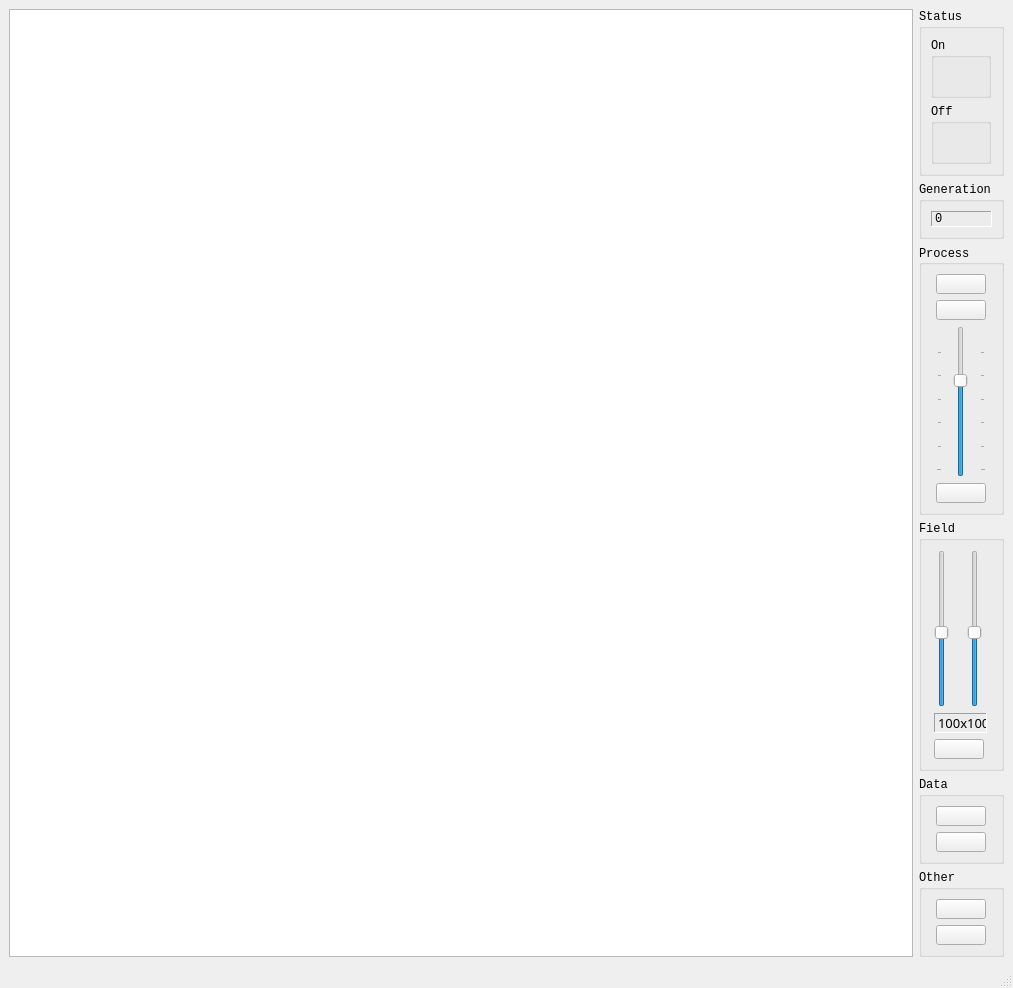
<?xml version="1.0" encoding="UTF-8"?>
<ui version="4.0">
 <class>MainWindow</class>
 <widget class="QMainWindow" name="MainWindow">
  <property name="geometry">
   <rect>
    <x>0</x>
    <y>0</y>
    <width>1013</width>
    <height>962</height>
   </rect>
  </property>
  <property name="windowTitle">
   <string>Conway's Life Simulation</string>
  </property>
  <widget class="QWidget" name="centralwidget">
   <layout class="QGridLayout" name="gridLayout_3">
    <item row="0" column="0">
     <layout class="QHBoxLayout" name="horizontalLayout">
      <item>
       <widget class="LifeWidget" name="graphicsView">
        <property name="minimumSize">
         <size>
          <width>900</width>
          <height>900</height>
         </size>
        </property>
        <property name="maximumSize">
         <size>
          <width>16777215</width>
          <height>16777215</height>
         </size>
        </property>
        <property name="cursor" stdset="0">
         <cursorShape>CrossCursor</cursorShape>
        </property>
       </widget>
      </item>
      <item>
       <layout class="QVBoxLayout" name="verticalLayout">
        <item>
         <widget class="QGroupBox" name="groupBox_1">
          <property name="minimumSize">
           <size>
            <width>85</width>
            <height>0</height>
           </size>
          </property>
          <property name="maximumSize">
           <size>
            <width>85</width>
            <height>16777215</height>
           </size>
          </property>
          <property name="font">
           <font>
            <family>Courier New</family>
            <pointsize>9</pointsize>
           </font>
          </property>
          <property name="title">
           <string>Status</string>
          </property>
          <layout class="QGridLayout" name="gridLayout_5">
           <item row="1" column="0">
            <widget class="QGroupBox" name="groupBox_5">
             <property name="minimumSize">
              <size>
               <width>60</width>
               <height>60</height>
              </size>
             </property>
             <property name="maximumSize">
              <size>
               <width>60</width>
               <height>16777215</height>
              </size>
             </property>
             <property name="font">
              <font>
               <family>Courier New</family>
               <pointsize>9</pointsize>
              </font>
             </property>
             <property name="title">
              <string>Off</string>
             </property>
             <layout class="QGridLayout" name="gridLayout_7">
              <item row="0" column="0">
               <widget class="LED" name="label_3">
                <property name="minimumSize">
                 <size>
                  <width>20</width>
                  <height>20</height>
                 </size>
                </property>
                <property name="maximumSize">
                 <size>
                  <width>20</width>
                  <height>20</height>
                 </size>
                </property>
                <property name="frameShadow">
                 <enum>QFrame::Plain</enum>
                </property>
                <property name="text">
                 <string/>
                </property>
               </widget>
              </item>
             </layout>
            </widget>
           </item>
           <item row="0" column="0">
            <widget class="QGroupBox" name="groupBox">
             <property name="minimumSize">
              <size>
               <width>60</width>
               <height>60</height>
              </size>
             </property>
             <property name="maximumSize">
              <size>
               <width>60</width>
               <height>60</height>
              </size>
             </property>
             <property name="font">
              <font>
               <family>Courier New</family>
               <pointsize>9</pointsize>
               <weight>50</weight>
               <bold>false</bold>
              </font>
             </property>
             <property name="title">
              <string>On</string>
             </property>
             <property name="flat">
              <bool>false</bool>
             </property>
             <property name="checkable">
              <bool>false</bool>
             </property>
             <layout class="QGridLayout" name="gridLayout_6">
              <item row="0" column="0">
               <widget class="LED" name="label_2">
                <property name="minimumSize">
                 <size>
                  <width>20</width>
                  <height>20</height>
                 </size>
                </property>
                <property name="maximumSize">
                 <size>
                  <width>20</width>
                  <height>20</height>
                 </size>
                </property>
                <property name="baseSize">
                 <size>
                  <width>0</width>
                  <height>0</height>
                 </size>
                </property>
                <property name="contextMenuPolicy">
                 <enum>Qt::DefaultContextMenu</enum>
                </property>
                <property name="styleSheet">
                 <string notr="true"/>
                </property>
                <property name="frameShape">
                 <enum>QFrame::NoFrame</enum>
                </property>
                <property name="frameShadow">
                 <enum>QFrame::Plain</enum>
                </property>
                <property name="lineWidth">
                 <number>1</number>
                </property>
                <property name="text">
                 <string/>
                </property>
               </widget>
              </item>
             </layout>
            </widget>
           </item>
          </layout>
         </widget>
        </item>
        <item>
         <widget class="QGroupBox" name="groupBox_7">
          <property name="minimumSize">
           <size>
            <width>85</width>
            <height>0</height>
           </size>
          </property>
          <property name="maximumSize">
           <size>
            <width>85</width>
            <height>16777215</height>
           </size>
          </property>
          <property name="font">
           <font>
            <family>Courier New</family>
            <pointsize>9</pointsize>
           </font>
          </property>
          <property name="title">
           <string>Generation</string>
          </property>
          <layout class="QGridLayout" name="gridLayout_9">
           <item row="0" column="0">
            <widget class="QLabel" name="label_4">
             <property name="frameShape">
              <enum>QFrame::Panel</enum>
             </property>
             <property name="frameShadow">
              <enum>QFrame::Sunken</enum>
             </property>
             <property name="text">
              <string>0</string>
             </property>
            </widget>
           </item>
          </layout>
         </widget>
        </item>
        <item>
         <widget class="QGroupBox" name="groupBox_2">
          <property name="minimumSize">
           <size>
            <width>85</width>
            <height>270</height>
           </size>
          </property>
          <property name="maximumSize">
           <size>
            <width>85</width>
            <height>16777215</height>
           </size>
          </property>
          <property name="font">
           <font>
            <family>Courier New</family>
            <pointsize>9</pointsize>
           </font>
          </property>
          <property name="title">
           <string>Process</string>
          </property>
          <property name="alignment">
           <set>Qt::AlignLeading|Qt::AlignLeft|Qt::AlignVCenter</set>
          </property>
          <layout class="QGridLayout" name="gridLayout">
           <property name="topMargin">
            <number>9</number>
           </property>
           <property name="bottomMargin">
            <number>9</number>
           </property>
           <property name="verticalSpacing">
            <number>6</number>
           </property>
           <item row="0" column="0">
            <widget class="QPushButton" name="pushButton_1">
             <property name="minimumSize">
              <size>
               <width>50</width>
               <height>20</height>
              </size>
             </property>
             <property name="maximumSize">
              <size>
               <width>50</width>
               <height>20</height>
              </size>
             </property>
             <property name="cursor">
              <cursorShape>PointingHandCursor</cursorShape>
             </property>
             <property name="toolTip">
              <string/>
             </property>
             <property name="toolTipDuration">
              <number>-1</number>
             </property>
             <property name="statusTip">
              <string/>
             </property>
             <property name="whatsThis">
              <string/>
             </property>
             <property name="accessibleDescription">
              <string/>
             </property>
             <property name="text">
              <string/>
             </property>
            </widget>
           </item>
           <item row="1" column="0">
            <widget class="QPushButton" name="pushButton_2">
             <property name="minimumSize">
              <size>
               <width>50</width>
               <height>20</height>
              </size>
             </property>
             <property name="maximumSize">
              <size>
               <width>50</width>
               <height>20</height>
              </size>
             </property>
             <property name="cursor">
              <cursorShape>PointingHandCursor</cursorShape>
             </property>
             <property name="text">
              <string/>
             </property>
            </widget>
           </item>
           <item row="3" column="0">
            <widget class="QPushButton" name="pushButton_3">
             <property name="minimumSize">
              <size>
               <width>50</width>
               <height>20</height>
              </size>
             </property>
             <property name="maximumSize">
              <size>
               <width>50</width>
               <height>20</height>
              </size>
             </property>
             <property name="cursor">
              <cursorShape>PointingHandCursor</cursorShape>
             </property>
             <property name="text">
              <string/>
             </property>
            </widget>
           </item>
           <item row="2" column="0">
            <widget class="QSlider" name="verticalSlider_1">
             <property name="sizePolicy">
              <sizepolicy hsizetype="Minimum" vsizetype="Expanding">
               <horstretch>0</horstretch>
               <verstretch>0</verstretch>
              </sizepolicy>
             </property>
             <property name="cursor">
              <cursorShape>SizeVerCursor</cursorShape>
             </property>
             <property name="mouseTracking">
              <bool>false</bool>
             </property>
             <property name="minimum">
              <number>50</number>
             </property>
             <property name="maximum">
              <number>1500</number>
             </property>
             <property name="singleStep">
              <number>50</number>
             </property>
             <property name="pageStep">
              <number>50</number>
             </property>
             <property name="value">
              <number>1000</number>
             </property>
             <property name="orientation">
              <enum>Qt::Vertical</enum>
             </property>
             <property name="invertedAppearance">
              <bool>false</bool>
             </property>
             <property name="invertedControls">
              <bool>false</bool>
             </property>
             <property name="tickPosition">
              <enum>QSlider::TicksBothSides</enum>
             </property>
             <property name="tickInterval">
              <number>250</number>
             </property>
            </widget>
           </item>
          </layout>
         </widget>
        </item>
        <item>
         <widget class="QGroupBox" name="groupBox_3">
          <property name="minimumSize">
           <size>
            <width>85</width>
            <height>250</height>
           </size>
          </property>
          <property name="maximumSize">
           <size>
            <width>100</width>
            <height>500</height>
           </size>
          </property>
          <property name="font">
           <font>
            <family>Courier New</family>
            <pointsize>9</pointsize>
           </font>
          </property>
          <property name="title">
           <string>Field</string>
          </property>
          <layout class="QGridLayout" name="gridLayout_2">
           <property name="horizontalSpacing">
            <number>9</number>
           </property>
           <item row="0" column="1">
            <widget class="QSlider" name="verticalSlider_3">
             <property name="cursor">
              <cursorShape>SizeVerCursor</cursorShape>
             </property>
             <property name="minimum">
              <number>10</number>
             </property>
             <property name="maximum">
              <number>200</number>
             </property>
             <property name="singleStep">
              <number>5</number>
             </property>
             <property name="value">
              <number>100</number>
             </property>
             <property name="orientation">
              <enum>Qt::Vertical</enum>
             </property>
             <property name="tickPosition">
              <enum>QSlider::NoTicks</enum>
             </property>
            </widget>
           </item>
           <item row="0" column="0">
            <widget class="QSlider" name="verticalSlider_2">
             <property name="cursor">
              <cursorShape>SizeVerCursor</cursorShape>
             </property>
             <property name="minimum">
              <number>10</number>
             </property>
             <property name="maximum">
              <number>200</number>
             </property>
             <property name="singleStep">
              <number>5</number>
             </property>
             <property name="value">
              <number>100</number>
             </property>
             <property name="orientation">
              <enum>Qt::Vertical</enum>
             </property>
             <property name="tickPosition">
              <enum>QSlider::NoTicks</enum>
             </property>
            </widget>
           </item>
           <item row="1" column="0" colspan="2">
            <widget class="QLabel" name="label">
             <property name="minimumSize">
              <size>
               <width>50</width>
               <height>20</height>
              </size>
             </property>
             <property name="maximumSize">
              <size>
               <width>100</width>
               <height>20</height>
              </size>
             </property>
             <property name="font">
              <font>
               <family>Ebrima</family>
               <pointsize>10</pointsize>
               <weight>50</weight>
               <bold>false</bold>
              </font>
             </property>
             <property name="autoFillBackground">
              <bool>false</bool>
             </property>
             <property name="frameShape">
              <enum>QFrame::Panel</enum>
             </property>
             <property name="frameShadow">
              <enum>QFrame::Sunken</enum>
             </property>
             <property name="text">
              <string>100x100</string>
             </property>
             <property name="textFormat">
              <enum>Qt::AutoText</enum>
             </property>
             <property name="wordWrap">
              <bool>false</bool>
             </property>
            </widget>
           </item>
           <item row="2" column="0" colspan="2">
            <widget class="QPushButton" name="pushButton_4">
             <property name="minimumSize">
              <size>
               <width>50</width>
               <height>20</height>
              </size>
             </property>
             <property name="maximumSize">
              <size>
               <width>50</width>
               <height>20</height>
              </size>
             </property>
             <property name="cursor">
              <cursorShape>PointingHandCursor</cursorShape>
             </property>
             <property name="text">
              <string/>
             </property>
            </widget>
           </item>
          </layout>
         </widget>
        </item>
        <item>
         <widget class="QGroupBox" name="groupBox_4">
          <property name="minimumSize">
           <size>
            <width>85</width>
            <height>0</height>
           </size>
          </property>
          <property name="maximumSize">
           <size>
            <width>85</width>
            <height>16777215</height>
           </size>
          </property>
          <property name="font">
           <font>
            <family>Courier New</family>
            <pointsize>9</pointsize>
           </font>
          </property>
          <property name="title">
           <string>Data</string>
          </property>
          <layout class="QGridLayout" name="gridLayout_8">
           <item row="0" column="0">
            <widget class="QPushButton" name="pushButton_5">
             <property name="minimumSize">
              <size>
               <width>50</width>
               <height>20</height>
              </size>
             </property>
             <property name="maximumSize">
              <size>
               <width>50</width>
               <height>20</height>
              </size>
             </property>
             <property name="cursor">
              <cursorShape>PointingHandCursor</cursorShape>
             </property>
             <property name="text">
              <string/>
             </property>
            </widget>
           </item>
           <item row="1" column="0">
            <widget class="QPushButton" name="pushButton_6">
             <property name="minimumSize">
              <size>
               <width>50</width>
               <height>20</height>
              </size>
             </property>
             <property name="maximumSize">
              <size>
               <width>50</width>
               <height>20</height>
              </size>
             </property>
             <property name="cursor">
              <cursorShape>PointingHandCursor</cursorShape>
             </property>
             <property name="text">
              <string/>
             </property>
            </widget>
           </item>
          </layout>
         </widget>
        </item>
        <item>
         <widget class="QGroupBox" name="groupBox_6">
          <property name="minimumSize">
           <size>
            <width>85</width>
            <height>0</height>
           </size>
          </property>
          <property name="maximumSize">
           <size>
            <width>85</width>
            <height>16777215</height>
           </size>
          </property>
          <property name="font">
           <font>
            <family>Courier New</family>
            <pointsize>9</pointsize>
           </font>
          </property>
          <property name="title">
           <string>Other</string>
          </property>
          <layout class="QGridLayout" name="gridLayout_4">
           <item row="0" column="0">
            <widget class="QPushButton" name="pushButton_7">
             <property name="minimumSize">
              <size>
               <width>50</width>
               <height>20</height>
              </size>
             </property>
             <property name="maximumSize">
              <size>
               <width>50</width>
               <height>20</height>
              </size>
             </property>
             <property name="cursor">
              <cursorShape>PointingHandCursor</cursorShape>
             </property>
             <property name="text">
              <string/>
             </property>
            </widget>
           </item>
           <item row="1" column="0">
            <widget class="QPushButton" name="pushButton_8">
             <property name="minimumSize">
              <size>
               <width>50</width>
               <height>20</height>
              </size>
             </property>
             <property name="maximumSize">
              <size>
               <width>50</width>
               <height>20</height>
              </size>
             </property>
             <property name="cursor">
              <cursorShape>PointingHandCursor</cursorShape>
             </property>
             <property name="text">
              <string/>
             </property>
            </widget>
           </item>
          </layout>
         </widget>
        </item>
        <item>
         <spacer name="verticalSpacer">
          <property name="orientation">
           <enum>Qt::Vertical</enum>
          </property>
          <property name="sizeHint" stdset="0">
           <size>
            <width>20</width>
            <height>40</height>
           </size>
          </property>
         </spacer>
        </item>
       </layout>
      </item>
     </layout>
    </item>
   </layout>
  </widget>
  <widget class="QMenuBar" name="menubar">
   <property name="geometry">
    <rect>
     <x>0</x>
     <y>0</y>
     <width>1013</width>
     <height>20</height>
    </rect>
   </property>
  </widget>
  <widget class="QStatusBar" name="statusbar"/>
 </widget>
 <customwidgets>
  <customwidget>
   <class>LifeWidget</class>
   <extends>QGraphicsView</extends>
   <header>Interface/LifeWidget/lifewidget.h</header>
  </customwidget>
  <customwidget>
   <class>LED</class>
   <extends>QLabel</extends>
   <header>Interface/LED/led.h</header>
  </customwidget>
 </customwidgets>
 <resources/>
 <connections/>
</ui>
